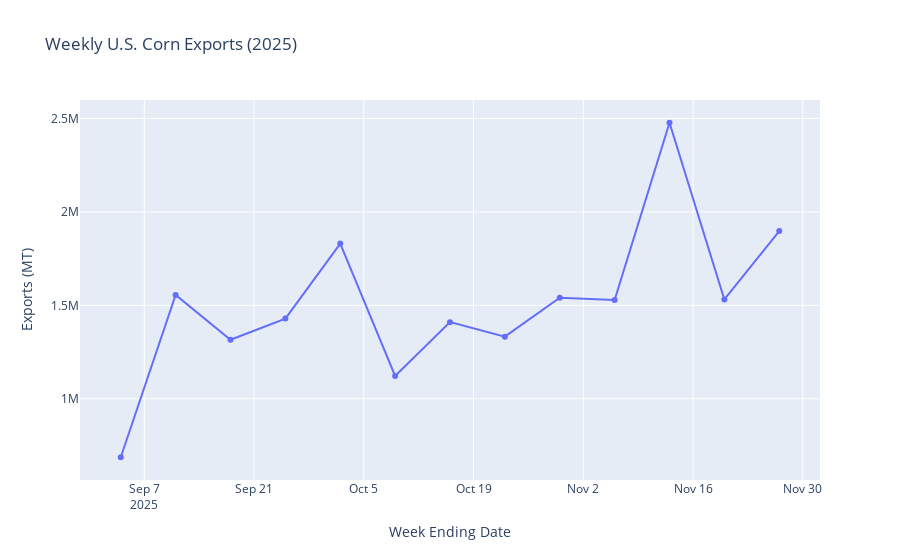

The code cell stored with this chart in its notebook:
### Code cell
figure1 = px.line(
    weekly_data, 
    x="date", 
    y="weekly_exports_mt", 
    title="Weekly U.S. Corn Exports (2025)",
    markers=True,
    labels={
        "date": "Week Ending Date",
        "weekly_exports_mt": "Exports (MT)"
    }
)

figure1.show()
figure1.write_json("../data/processed/fig_weekly_exports_only.json")

### Figure 1 — Plotly figure (JSON) as saved in the notebook; plotly's stock layout.template omitted (floating-point values rounded to 4 significant figures)
{"data": [{"hovertemplate": "Week Ending Date=%{x}<br>Exports (MT)=%{y}<extra></extra>", "legendgroup": "", "line": {"color": "#636efa", "dash": "solid"}, "marker": {"symbol": "circle"}, "mode": "lines+markers", "name": "", "orientation": "v", "showlegend": false, "type": "scatter", "x": ["2025-09-04T00:00:00", "2025-09-11T00:00:00", "2025-09-18T00:00:00", "2025-09-25T00:00:00", "2025-10-02T00:00:00", "2025-10-09T00:00:00", "2025-10-16T00:00:00", "2025-10-23T00:00:00", "2025-10-30T00:00:00", "2025-11-06T00:00:00", "2025-11-13T00:00:00", "2025-11-20T00:00:00", "2025-11-27T00:00:00"], "xaxis": "x", "y": [687326, 1555901, 1315867, 1429180, 1830620, 1122480, 1410130, 1332502, 1540714, 1528644, 2476796, 1531636, 1897585], "yaxis": "y"}], "layout": {"legend": {"tracegroupgap": 0}, "title": {"text": "Weekly U.S. Corn Exports (2025)"}, "xaxis": {"anchor": "y", "domain": [0, 1], "title": {"text": "Week Ending Date"}}, "yaxis": {"anchor": "x", "domain": [0, 1], "title": {"text": "Exports (MT)"}}}}
